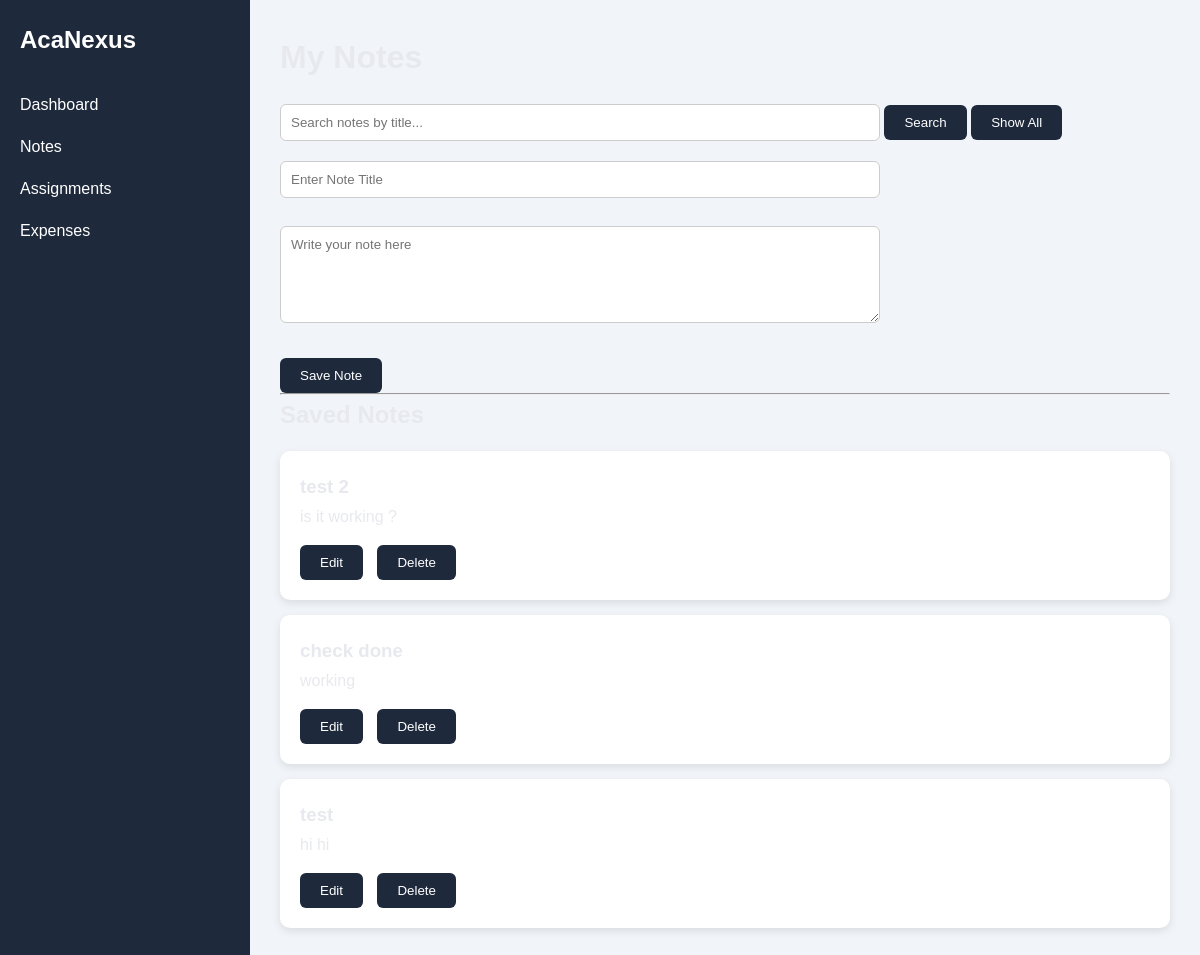
The app's page /notes with its own data.
### tables this page shows
CREATE TABLE notes (
        id INTEGER PRIMARY KEY AUTOINCREMENT,
        title TEXT NOT NULL,
        content TEXT NOT NULL
    );

### app.py (the view, shortened to what this page needs)
@app.route("/notes", methods=["GET", "POST"])
def notes():
    conn = sqlite3.connect("database/acanexus.db")
    cursor = conn.cursor()
    search = request.args.get("search")
    if search:
        cursor.execute(
            "SELECT * FROM notes WHERE title LIKE ?",
            ('%' + search + '%',)
        )
    else:
        cursor.execute("SELECT * FROM notes")
    notes = cursor.fetchall()
    conn.close()
    return render_template(
        "notes.html",
        notes=notes
    )

### templates/notes.html
{% extends "base.html" %} {% block content %}
<h1>My Notes</h1>
<form method="GET">
  <input
    type="text"
    name="search"
    value="{{ request.args.get('search', '') }}"
    placeholder="Search notes by title..."
  />
  <button type="submit">Search</button>
  <a href="/notes">
    <button type="button">Show All</button>
  </a>
</form>
<form method="POST">
  <input type="text" name="title" placeholder="Enter Note Title" required />
  <br /><br />
  <textarea
    name="content"
    rows="5"
    cols="50"
    placeholder="Write your note here"
    required
  ></textarea>
  <br /><br />
  <button type="submit">Save Note</button>
</form>
<hr />
<h2>Saved Notes</h2>
{% for note in notes %}
<div class="note-card">
  <h3>{{ note[1] }}</h3>
  <p>{{ note[2] }}</p>
  <div class="note-actions">
    <a href="/edit_note/{{ note[0] }}">
      <button>Edit</button>
    </a>
    <a
      href="/delete_note/{{ note[0] }}"
      onclick="return confirm('Delete this note?');"
    >
      <button>Delete</button>
    </a>
  </div>
</div>
{% endfor %} {% endblock %}

### static/css/style.css (style rules this page uses)
:root { --clr-bg: #0d0f14; --clr-surface: #141720; --clr-surface-2: #1c2030; --clr-border: rgba(255,255,255,0.07); --clr-gold: #d4a853; --clr-gold-light: #e8c27a; --clr-gold-dim: rgba(212, 168, 83, 0.15); --clr-text: #e8e9ee; --clr-text-muted: #8a8fa8; --clr-text-dim: #4e5368; --clr-highlight: #263254; --clr-highlight-border: #3a4f80; --ff-display: 'Playfair Display', Georgia, serif; --ff-body: 'DM Sans', 'Segoe UI', sans-serif; --fs-xs: 0.75rem; --fs-sm: 0.875rem; --fs-base: 1rem; --fs-lg: 1.125rem; --fs-xl: 1.25rem; --fs-2xl: 1.5rem; --fs-3xl: 2rem; --fs-4xl: 2.75rem; --fs-5xl: 3.75rem; --fs-6xl: 5rem; --space-1: 0.25rem; --space-2: 0.5rem; --space-3: 0.75rem; --space-4: 1rem; --space-6: 1.5rem; --space-8: 2rem; --space-10: 2.5rem; --space-12: 3rem; --space-16: 4rem; --space-20: 5rem; --space-24: 6rem; --max-width: 1200px; --nav-height: 72px; --radius-sm: 6px; --radius-md: 12px; --radius-lg: 20px; --radius-xl: 32px; --shadow-sm: 0 2px 8px rgba(0,0,0,0.3); --shadow-md: 0 8px 24px rgba(0,0,0,0.4); --shadow-lg: 0 20px 48px rgba(0,0,0,0.5); --shadow-gold: 0 0 32px rgba(212,168,83,0.2); --tr-fast: 0.15s ease; --tr-base: 0.25s ease; --tr-slow: 0.4s cubic-bezier(0.16, 1, 0.3, 1); }
*, *::before, *::after { box-sizing: border-box; margin: 0; padding: 0; }
html { scroll-behavior: smooth; font-size: 16px; -webkit-text-size-adjust: 100%; }
body { font-family: var(--ff-body); font-size: var(--fs-base); line-height: 1.7; color: var(--clr-text); background-color: var(--clr-bg); overflow-x: hidden; }
a { color: inherit; text-decoration: none; transition: color var(--tr-base); }
* { margin:0; padding:0; box-sizing:border-box; font-family:Arial, sans-serif; }
form { margin-top:20px; }
input, textarea { width:100%; max-width:600px; padding:10px; border:1px solid #ccc; border-radius:6px; }
button { padding:10px 20px; background:#1e293b; color:white; border:none; border-radius:6px; cursor:pointer; }
.note-card { background:white; padding:20px; margin-top:15px; border-radius:10px; box-shadow:0 3px 8px rgba(0,0,0,0.1); }
.note-actions { margin-top:15px; }
.note-actions a { text-decoration:none; }
.note-actions button { margin-right:10px; }

### records on screen
notes: title "test 2", content "is it working ?"
notes: title "check done", content "working"
notes: title "test", content "hi hi"
